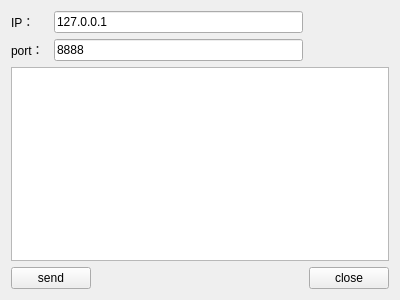
<?xml version="1.0" encoding="UTF-8"?>
<ui version="4.0">
 <class>Widget</class>
 <widget class="QWidget" name="Widget">
  <property name="geometry">
   <rect>
    <x>0</x>
    <y>0</y>
    <width>400</width>
    <height>300</height>
   </rect>
  </property>
  <property name="windowTitle">
   <string>Widget</string>
  </property>
  <layout class="QGridLayout" name="gridLayout">
   <item row="0" column="0">
    <widget class="QLabel" name="label">
     <property name="text">
      <string>IP：</string>
     </property>
    </widget>
   </item>
   <item row="0" column="1" colspan="2">
    <widget class="QLineEdit" name="lineEditIP">
     <property name="text">
      <string>127.0.0.1</string>
     </property>
    </widget>
   </item>
   <item row="1" column="0">
    <widget class="QLabel" name="label_2">
     <property name="text">
      <string>port：</string>
     </property>
    </widget>
   </item>
   <item row="1" column="1" colspan="2">
    <widget class="QLineEdit" name="lineEditPort">
     <property name="text">
      <string>8888</string>
     </property>
    </widget>
   </item>
   <item row="2" column="0" colspan="4">
    <widget class="QTextEdit" name="textEdit"/>
   </item>
   <item row="3" column="0" colspan="2">
    <widget class="QPushButton" name="buttonSend">
     <property name="text">
      <string>send</string>
     </property>
    </widget>
   </item>
   <item row="3" column="2">
    <spacer name="horizontalSpacer">
     <property name="orientation">
      <enum>Qt::Horizontal</enum>
     </property>
     <property name="sizeHint" stdset="0">
      <size>
       <width>217</width>
       <height>20</height>
      </size>
     </property>
    </spacer>
   </item>
   <item row="3" column="3">
    <widget class="QPushButton" name="buttonClose">
     <property name="text">
      <string>close</string>
     </property>
    </widget>
   </item>
  </layout>
 </widget>
 <layoutdefault spacing="6" margin="11"/>
 <resources/>
 <connections/>
</ui>
